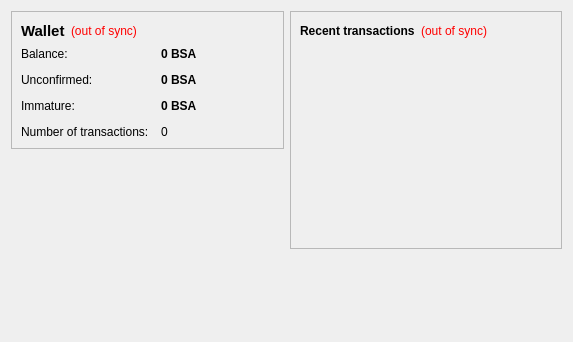
<?xml version="1.0" encoding="UTF-8"?>
<ui version="4.0">
 <class>OverviewPage</class>
 <widget class="QWidget" name="OverviewPage">
  <property name="geometry">
   <rect>
    <x>0</x>
    <y>0</y>
    <width>573</width>
    <height>342</height>
   </rect>
  </property>
  <property name="windowTitle">
   <string>Form</string>
  </property>
  <layout class="QHBoxLayout" name="horizontalLayout" stretch="1,1">
   <item>
    <layout class="QVBoxLayout" name="verticalLayout_2">
     <item>
      <widget class="QFrame" name="frame">
       <property name="frameShape">
        <enum>QFrame::StyledPanel</enum>
       </property>
       <property name="frameShadow">
        <enum>QFrame::Raised</enum>
       </property>
       <layout class="QVBoxLayout" name="verticalLayout_4">
        <item>
         <layout class="QHBoxLayout" name="horizontalLayout_4">
          <item>
           <widget class="QLabel" name="label_5">
            <property name="font">
             <font>
              <pointsize>11</pointsize>
              <weight>75</weight>
              <bold>true</bold>
             </font>
            </property>
            <property name="text">
             <string>Wallet</string>
            </property>
           </widget>
          </item>
          <item>
           <widget class="QLabel" name="labelWalletStatus">
            <property name="toolTip">
             <string>The displayed information may be out of date. Your wallet automatically synchronizes with the bsacoin network after a connection is established, but this process has not completed yet.</string>
            </property>
            <property name="styleSheet">
             <string notr="true">QLabel { color: red; }</string>
            </property>
            <property name="text">
             <string notr="true">(out of sync)</string>
            </property>
            <property name="alignment">
             <set>Qt::AlignLeading|Qt::AlignLeft|Qt::AlignVCenter</set>
            </property>
           </widget>
          </item>
          <item>
           <spacer name="horizontalSpacer_2">
            <property name="orientation">
             <enum>Qt::Horizontal</enum>
            </property>
            <property name="sizeHint" stdset="0">
             <size>
              <width>40</width>
              <height>20</height>
             </size>
            </property>
           </spacer>
          </item>
         </layout>
        </item>
        <item>
         <layout class="QFormLayout" name="formLayout_2">
          <property name="fieldGrowthPolicy">
           <enum>QFormLayout::AllNonFixedFieldsGrow</enum>
          </property>
          <property name="horizontalSpacing">
           <number>12</number>
          </property>
          <property name="verticalSpacing">
           <number>12</number>
          </property>
          <item row="0" column="0">
           <widget class="QLabel" name="label">
            <property name="text">
             <string>Balance:</string>
            </property>
           </widget>
          </item>
          <item row="0" column="1">
           <widget class="QLabel" name="labelBalance">
            <property name="font">
             <font>
              <weight>75</weight>
              <bold>true</bold>
             </font>
            </property>
            <property name="cursor">
             <cursorShape>IBeamCursor</cursorShape>
            </property>
            <property name="toolTip">
             <string>Your current balance</string>
            </property>
            <property name="text">
             <string notr="true">0 BSA</string>
            </property>
            <property name="textInteractionFlags">
             <set>Qt::LinksAccessibleByMouse|Qt::TextSelectableByKeyboard|Qt::TextSelectableByMouse</set>
            </property>
           </widget>
          </item>
          <item row="1" column="0">
           <widget class="QLabel" name="label_3">
            <property name="text">
             <string>Unconfirmed:</string>
            </property>
           </widget>
          </item>
          <item row="1" column="1">
           <widget class="QLabel" name="labelUnconfirmed">
            <property name="font">
             <font>
              <weight>75</weight>
              <bold>true</bold>
             </font>
            </property>
            <property name="cursor">
             <cursorShape>IBeamCursor</cursorShape>
            </property>
            <property name="toolTip">
             <string>Total of transactions that have yet to be confirmed, and do not yet count toward the current balance</string>
            </property>
            <property name="text">
             <string notr="true">0 BSA</string>
            </property>
            <property name="textInteractionFlags">
             <set>Qt::LinksAccessibleByMouse|Qt::TextSelectableByKeyboard|Qt::TextSelectableByMouse</set>
            </property>
           </widget>
          </item>
          <item row="3" column="0">
           <widget class="QLabel" name="label_2">
            <property name="text">
             <string>Number of transactions:</string>
            </property>
           </widget>
          </item>
          <item row="3" column="1">
           <widget class="QLabel" name="labelNumTransactions">
            <property name="toolTip">
             <string>Total number of transactions in wallet</string>
            </property>
            <property name="text">
             <string notr="true">0</string>
            </property>
           </widget>
          </item>
          <item row="2" column="0">
           <widget class="QLabel" name="labelImmatureText">
            <property name="text">
             <string>Immature:</string>
            </property>
           </widget>
          </item>
          <item row="2" column="1">
           <widget class="QLabel" name="labelImmature">
            <property name="font">
             <font>
              <weight>75</weight>
              <bold>true</bold>
             </font>
            </property>
            <property name="toolTip">
             <string>Mined balance that has not yet matured</string>
            </property>
            <property name="text">
             <string notr="true">0 BSA</string>
            </property>
            <property name="textInteractionFlags">
             <set>Qt::LinksAccessibleByMouse|Qt::TextSelectableByKeyboard|Qt::TextSelectableByMouse</set>
            </property>
           </widget>
          </item>
         </layout>
        </item>
       </layout>
      </widget>
     </item>
     <item>
      <spacer name="verticalSpacer">
       <property name="orientation">
        <enum>Qt::Vertical</enum>
       </property>
       <property name="sizeHint" stdset="0">
        <size>
         <width>20</width>
         <height>40</height>
        </size>
       </property>
      </spacer>
     </item>
    </layout>
   </item>
   <item>
    <layout class="QVBoxLayout" name="verticalLayout_3">
     <item>
      <widget class="QFrame" name="frame_2">
       <property name="frameShape">
        <enum>QFrame::StyledPanel</enum>
       </property>
       <property name="frameShadow">
        <enum>QFrame::Raised</enum>
       </property>
       <layout class="QVBoxLayout" name="verticalLayout">
        <item>
         <layout class="QHBoxLayout" name="horizontalLayout_2">
          <item>
           <widget class="QLabel" name="label_4">
            <property name="text">
             <string>&lt;b&gt;Recent transactions&lt;/b&gt;</string>
            </property>
           </widget>
          </item>
          <item>
           <widget class="QLabel" name="labelTransactionsStatus">
            <property name="toolTip">
             <string>The displayed information may be out of date. Your wallet automatically synchronizes with the bsacoin network after a connection is established, but this process has not completed yet.</string>
            </property>
            <property name="styleSheet">
             <string notr="true">QLabel { color: red; }</string>
            </property>
            <property name="text">
             <string notr="true">(out of sync)</string>
            </property>
            <property name="alignment">
             <set>Qt::AlignRight|Qt::AlignTrailing|Qt::AlignVCenter</set>
            </property>
           </widget>
          </item>
          <item>
           <spacer name="horizontalSpacer">
            <property name="orientation">
             <enum>Qt::Horizontal</enum>
            </property>
            <property name="sizeHint" stdset="0">
             <size>
              <width>40</width>
              <height>20</height>
             </size>
            </property>
           </spacer>
          </item>
         </layout>
        </item>
        <item>
         <widget class="QListView" name="listTransactions">
          <property name="styleSheet">
           <string notr="true">QListView { background: transparent; }</string>
          </property>
          <property name="frameShape">
           <enum>QFrame::NoFrame</enum>
          </property>
          <property name="verticalScrollBarPolicy">
           <enum>Qt::ScrollBarAlwaysOff</enum>
          </property>
          <property name="horizontalScrollBarPolicy">
           <enum>Qt::ScrollBarAlwaysOff</enum>
          </property>
          <property name="selectionMode">
           <enum>QAbstractItemView::NoSelection</enum>
          </property>
         </widget>
        </item>
       </layout>
      </widget>
     </item>
     <item>
      <spacer name="verticalSpacer_2">
       <property name="orientation">
        <enum>Qt::Vertical</enum>
       </property>
       <property name="sizeHint" stdset="0">
        <size>
         <width>20</width>
         <height>40</height>
        </size>
       </property>
      </spacer>
     </item>
    </layout>
   </item>
  </layout>
 </widget>
 <resources/>
 <connections/>
</ui>
